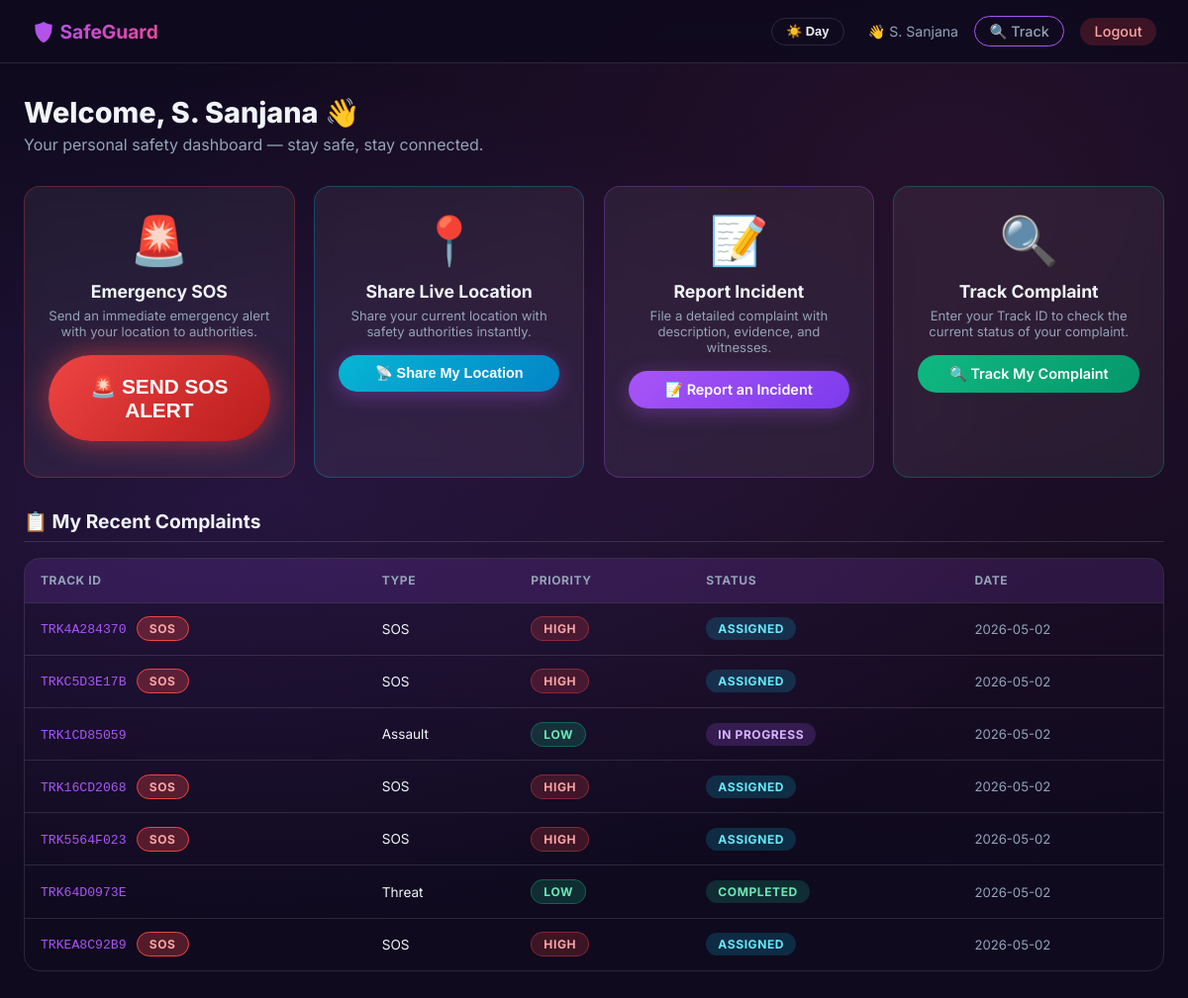
The app's page /dashboard/user (signed in) with its own data.
### tables this page shows
CREATE TABLE complaints (
            id               INTEGER PRIMARY KEY AUTOINCREMENT,
            track_id         TEXT UNIQUE NOT NULL,
            user_id          INTEGER NOT NULL,
            type             TEXT,
            description      TEXT,
            incident_details TEXT,
            num_people       INTEGER DEFAULT 0,
            witness          TEXT DEFAULT 'No',
            witness_desc     TEXT,
            date_of_incident TEXT,
            media_path       TEXT,
            latitude         REAL,
            longitude        REAL,
            priority         TEXT DEFAULT 'LOW',
            status           TEXT DEFAULT 'Pending',
            assigned_staff_id INTEGER,
            is_sos           INTEGER DEFAULT 0,
            is_suspicious    INTEGER DEFAULT 0,
            created_at       DATETIME DEFAULT CURRENT_TIMESTAMP,
            FOREIGN KEY (user_id)          REFERENCES users(id),
            FOREIGN KEY (assigned_staff_id) REFERENCES staff(id)
        );

### app.py (the view)
@app.route("/dashboard/user")
@user_required
def dashboard_user():
    db = get_db()
    complaints = db.execute(
        "SELECT * FROM complaints WHERE user_id = ? ORDER BY created_at DESC",
        (session["user_id"],)
    ).fetchall()
    db.close()
    return render_template("dashboard_user.html",
                           user_name=session["user_name"],
                           complaints=complaints)

### app.py (called while the page is built)
def user_required(f):
    @wraps(f)
    def decorated(*args, **kwargs):
        if "user_id" not in session:
            flash("Access denied. Please login as a user.", "danger")
            return redirect(url_for("login"))
        return f(*args, **kwargs)
    return decorated

### database.py (called while the page is built)
def get_db():
    conn = sqlite3.connect(DB_PATH, timeout=20, check_same_thread=False)
    conn.row_factory = sqlite3.Row
    conn.execute("PRAGMA foreign_keys = ON")
    return conn

### templates/dashboard_user.html (shortened to what this page needs)
<!DOCTYPE html>
<html lang="en">
<head>
<link rel="stylesheet" href="{{ url_for('static', filename='css/style.css') }}">
<link rel="stylesheet" href="https://unpkg.com/leaflet@1.9.4/dist/leaflet.css"/>
</head>
<body>
<nav class="navbar">
  <a href="#" class="navbar-brand">🛡️ SafeGuard</a>
  <div class="navbar-links">
    <span style="color:var(--text-secondary);font-size:0.88rem;">👋 {{ user_name }}</span>
    <a href="{{ url_for('track_complaint') }}" class="btn btn-secondary btn-sm">🔍 Track</a>
    <a href="{{ url_for('logout') }}" class="btn btn-sm" style="background:rgba(239,68,68,0.2);color:#fca5a5;">Logout</a>
  </div>
</nav>
<div class="page-container">
  <div class="page-header">
    <h1>Welcome, {{ user_name }} 👋</h1>
    <p>Your personal safety dashboard — stay safe, stay connected.</p>
  </div>
  <div class="action-grid">
    <div class="card" style="text-align:center;border-color:rgba(239,68,68,0.3);">
      <div style="font-size:3rem;margin-bottom:0.75rem;">🚨</div>
      <h3 style="font-size:1.1rem;margin-bottom:0.4rem;">Emergency SOS</h3>
      <p style="color:var(--text-secondary);font-size:0.82rem;margin-bottom:1rem;">
        Send an immediate emergency alert with your location to authorities.
      </p>
      <button id="sos-btn" class="btn btn-sos btn-block" onclick="triggerSOS()">
        🚨 SEND SOS ALERT
      </button>
    </div>
    <div class="card" style="text-align:center;border-color:rgba(6,182,212,0.3);">
      <div style="font-size:3rem;margin-bottom:0.75rem;">📍</div>
      <h3 style="font-size:1.1rem;margin-bottom:0.4rem;">Share Live Location</h3>
      <p style="color:var(--text-secondary);font-size:0.82rem;margin-bottom:1rem;">
        Share your current location with safety authorities instantly.
      </p>
      <button id="loc-btn" class="btn btn-primary btn-block" style="background:linear-gradient(135deg,#06b6d4,#0284c7);" onclick="shareLocation()">
        📡 Share My Location
      </button>
    </div>
    <div class="card" style="text-align:center;border-color:rgba(168,85,247,0.3);">
      <div style="font-size:3rem;margin-bottom:0.75rem;">📝</div>
      <h3 style="font-size:1.1rem;margin-bottom:0.4rem;">Report Incident</h3>
      <p style="color:var(--text-secondary);font-size:0.82rem;margin-bottom:1rem;">
        File a detailed complaint with description, evidence, and witnesses.
      </p>
      <a href="{{ url_for('report_incident') }}" class="btn btn-primary btn-block">
        📝 Report an Incident
      </a>
    </div>
    <div class="card" style="text-align:center;border-color:rgba(16,185,129,0.3);">
      <div style="font-size:3rem;margin-bottom:0.75rem;">🔍</div>
      <h3 style="font-size:1.1rem;margin-bottom:0.4rem;">Track Complaint</h3>
      <p style="color:var(--text-secondary);font-size:0.82rem;margin-bottom:1rem;">
        Enter your Track ID to check the current status of your complaint.
      </p>
      <a href="{{ url_for('track_complaint') }}" class="btn btn-success btn-block">
        🔍 Track My Complaint
      </a>
    </div>
  </div>
  <div class="section-title">📋 My Recent Complaints</div>
  {% if complaints %}
    <div class="table-wrapper">
      <table>
        <thead>
          <tr>
            <th>Track ID</th>
            <th>Type</th>
            <th>Priority</th>
            <th>Status</th>
            <th>Date</th>
          </tr>
        </thead>
        <tbody>
          {% for c in complaints %}
          <tr>
            <td><code style="color:var(--primary);font-size:0.82rem;">{{ c.track_id }}</code>
              {% if c.is_sos %}<span class="badge badge-sos" style="margin-left:0.4rem;">SOS</span>{% endif %}
            </td>
            <td>{{ c.type or '—' }}</td>
            <td>
              <span class="badge badge-{{ c.priority|lower }}">{{ c.priority }}</span>
            </td>
            <td>
              {% if c.status == 'Pending' %}<span class="badge badge-pending">Pending</span>
              {% elif c.status == 'Assigned' %}<span class="badge badge-assigned">Assigned</span>
              {% elif c.status in ['Accepted','In Progress'] %}<span class="badge badge-progress">{{ c.status }}</span>
              {% elif c.status == 'Completed' %}<span class="badge badge-completed">Completed</span>
              {% else %}<span class="badge">{{ c.status }}</span>{% endif %}
            </td>
            <td style="color:var(--text-secondary);font-size:0.82rem;">{{ c.created_at[:10] }}</td>
          </tr>
          {% endfor %}
        </tbody>
      </table>
    </div>
  {% else %}
    <div style="text-align:center;padding:3rem;color:var(--text-secondary);">
      <div style="font-size:3rem;margin-bottom:1rem;">📭</div>
      <p>No complaints filed yet. You can report an incident using the button above.</p>
    </div>
  {% endif %}
</div>
</body>
</html>

### records on screen
complaints: track_id "TRK4A284370", is_sos "SOS", type "SOS", priority "HIGH", status "ASSIGNED", created_at "2026-05-02"
complaints: track_id "TRKC5D3E17B", is_sos "SOS", type "SOS", priority "HIGH", status "ASSIGNED", created_at "2026-05-02"
complaints: track_id "TRK1CD85059", type "Assault", priority "LOW", status "IN PROGRESS", created_at "2026-05-02"
complaints: track_id "TRK16CD2068", is_sos "SOS", type "SOS", priority "HIGH", status "ASSIGNED", created_at "2026-05-02"
complaints: track_id "TRK5564F023", is_sos "SOS", type "SOS", priority "HIGH", status "ASSIGNED", created_at "2026-05-02"
complaints: track_id "TRK64D0973E", type "Threat", priority "LOW", status "COMPLETED", created_at "2026-05-02"
complaints: track_id "TRKEA8C92B9", is_sos "SOS", type "SOS", priority "HIGH", status "ASSIGNED", created_at "2026-05-02"

### other values on screen
{{ user_name }} "S. Sanjana"
